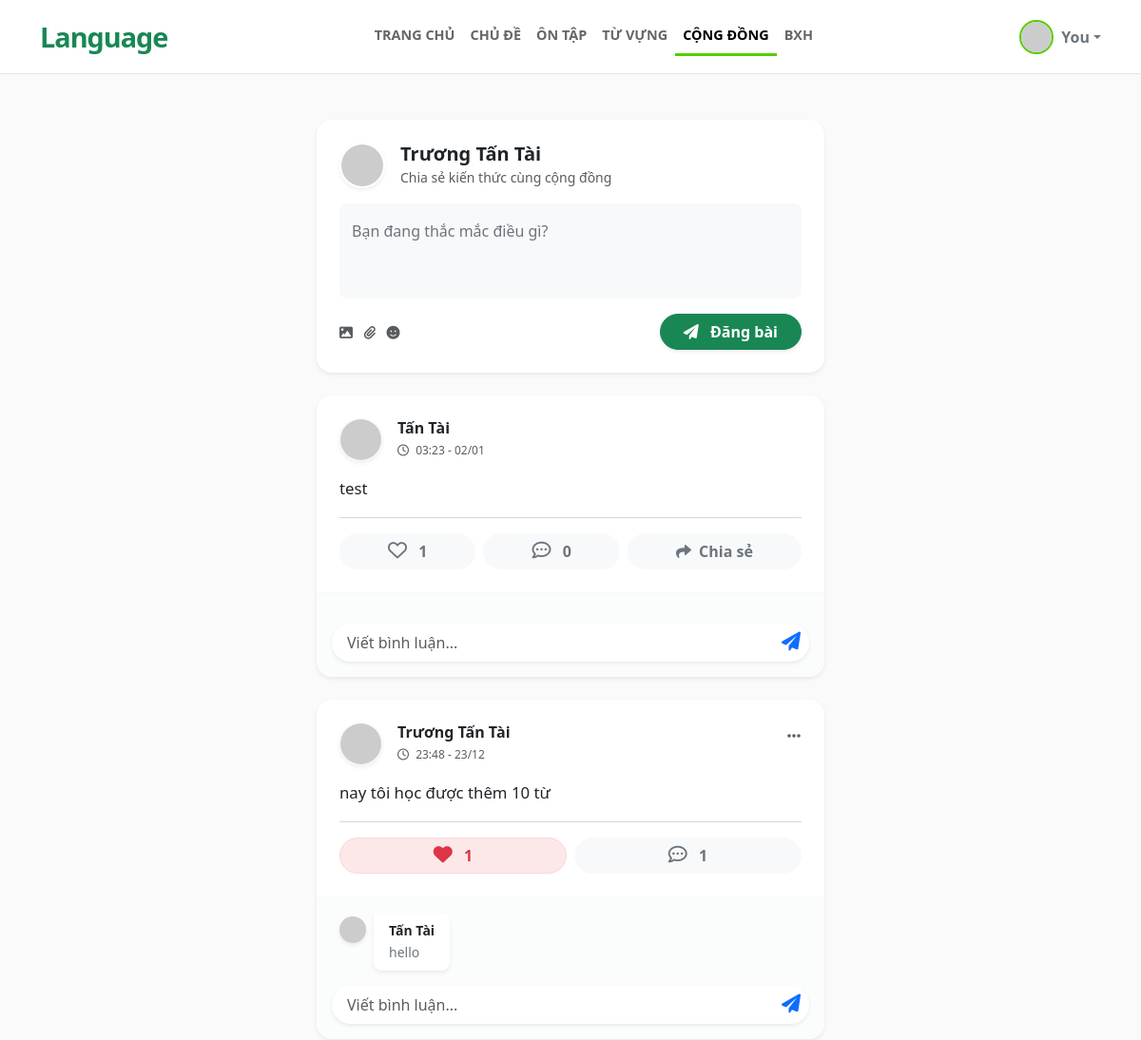
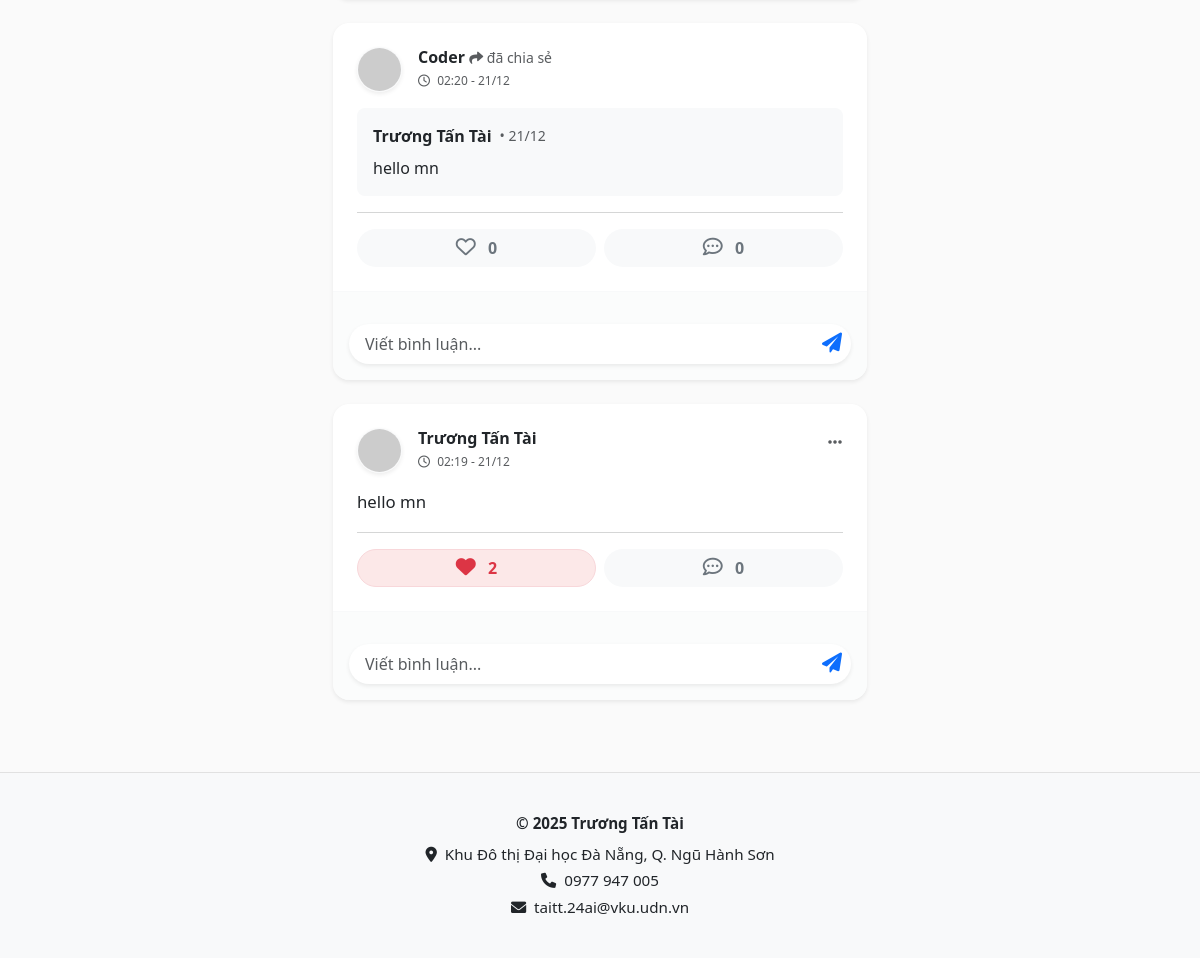
Screenshot of /community (signed in) with the database file from the repository (2 pictures, top to bottom).
### app.py (models this page shows)
class User(db.Model):
    id = db.Column(db.Integer, primary_key=True)
    username = db.Column(db.String(20), unique=True, nullable=False)
    email = db.Column(db.String(120), unique=True, nullable=False)
    fullname = db.Column(db.String(100), nullable=False)
    password = db.Column(db.String(60), nullable=False)
    posts = db.relationship('Post', backref='author', lazy=True)
    comments = db.relationship('Comment', backref='author', lazy=True)

class Post(db.Model):
    id = db.Column(db.Integer, primary_key=True)
    content = db.Column(db.Text, nullable=True)
    date_posted = db.Column(db.DateTime, nullable=False, default=datetime.now)
    user_id = db.Column(db.Integer, db.ForeignKey('user.id'), nullable=False)
    original_post_id = db.Column(db.Integer, db.ForeignKey('post.id'), nullable=True)
    shares = db.relationship('Post',
                             backref=db.backref('original', remote_side=[id]),
                             cascade="all, delete-orphan")
    comments = db.relationship('Comment', backref='post', lazy=True, cascade="all, delete-orphan")
    likes = db.relationship('Like', backref='post', lazy=True, cascade="all, delete-orphan")
    def is_liked_by(self, user_id):
        return Like.query.filter_by(user_id=user_id, post_id=self.id).first() is not None

class Comment(db.Model):
    id = db.Column(db.Integer, primary_key=True)
    content = db.Column(db.Text, nullable=False)
    date_posted = db.Column(db.DateTime, nullable=False, default=datetime.now)
    user_id = db.Column(db.Integer, db.ForeignKey('user.id'), nullable=False)
    post_id = db.Column(db.Integer, db.ForeignKey('post.id'), nullable=False)

### app.py (the view)
@app.route('/community')
def community():
    if 'user' not in session: return redirect(url_for('login'))
    posts = Post.query.order_by(Post.date_posted.desc()).all()
    current_user = User.query.filter_by(username=session['user']).first()
    if not current_user:
        session.pop('user', None)
        return redirect(url_for('login'))
    return render_template('community.html', page_name='community', posts=posts, current_user=current_user)

### templates/community.html (shortened to what this page needs)
{% extends "base.html" %}
{% block content %}
<div class="container py-4">
    <div class="row justify-content-center">
        <div class="col-md-8 col-lg-6">
            <div class="card border-0 shadow-sm rounded-4 mb-4 overflow-hidden">
                <div class="card-body p-4">
                    <div class="d-flex align-items-center mb-3">
                        <img src="https://ui-avatars.com/api/?name={{ current_user.fullname }}&background=58cc02&color=fff"
                             class="rounded-circle me-3 border border-2 border-white shadow-sm" width="48" height="48">
                        <div>
                            <h5 class="fw-bold mb-0 text-dark">
                                <a href="/profile/{{ current_user.username }}" class="text-decoration-none text-dark">
                                    {{ current_user.fullname }}
                                </a>
                            </h5>
                            <small class="text-muted">Chia sẻ kiến thức cùng cộng đồng</small>
                        </div>
                    </div>
                    <form action="/create_post" method="POST">
                        <div class="form-floating mb-3">
                            <textarea name="content" class="form-control bg-light border-0 rounded-3"
                                      placeholder="Bạn đang nghĩ gì?" id="postContent" style="height: 100px; resize: none;" required></textarea>
                            <label for="postContent" class="text-secondary">Bạn đang thắc mắc điều gì?</label>
                        </div>
                        <div class="d-flex justify-content-between align-items-center">
                            <div class="text-muted small">
                                <i class="fas fa-image me-2 cursor-pointer hover-icon"></i>
                                <i class="fas fa-paperclip me-2 cursor-pointer hover-icon"></i>
                                <i class="fas fa-smile me-2 cursor-pointer hover-icon"></i>
                            </div>
                            <button type="submit" class="btn btn-success rounded-pill px-4 fw-bold shadow-sm transition-hover">
                                <i class="fas fa-paper-plane me-2"></i> Đăng bài
                            </button>
                        </div>
                    </form>
                </div>
            </div>
            {% for post in posts %}
            <div class="card border-0 shadow-sm rounded-4 mb-4 post-card animate-fade-in">
                <div class="card-body p-4">
                    <div class="d-flex justify-content-between align-items-start mb-3">
                        <div class="d-flex align-items-center">
                            <img src="https://ui-avatars.com/api/?name={{ post.author.fullname }}&background={{ (loop.index * 123) % 360 }}&color=fff"
                                 class="rounded-circle me-3 border border-1 border-light shadow-sm" width="45" height="45">
                            <div>
                                <h6 class="fw-bold text-dark mb-0">
                                    <a href="/profile/{{ post.author.username }}" class="text-decoration-none text-dark">{{ post.author.fullname }}</a>
                                    {% if post.original %}
                                        <span class="fw-normal text-muted small"> <i class="fas fa-share"></i> đã chia sẻ</span>
                                    {% endif %}
                                </h6>
                                <small class="text-muted" style="font-size: 0.75rem;">
                                    <i class="far fa-clock me-1"></i> {{ post.date_posted.strftime('%H:%M - %d/%m') }}
                                </small>
                            </div>
                        </div>
                        {% if post.author.username == session['user'] %}
                        <div class="dropdown">
                            <button class="btn btn-link text-muted p-0" type="button" data-bs-toggle="dropdown">
                                <i class="fas fa-ellipsis-h"></i>
                            </button>
                        </div>
                        {% endif %}
                    </div>
                    {% if post.content %}
                    <p class="card-text text-dark mb-3" style="font-size: 1.05rem; line-height: 1.6;">
                        {{ post.content }}
                    </p>
                    {% endif %}
                    {% if post.original %}
                    <div class="card bg-light border-0 rounded-3 mb-3 p-3">
                        <div class="d-flex align-items-center mb-2">
                            <div class="fw-bold">{{ post.original.author.fullname }}</div>
                            <small class="text-muted ms-2">• {{ post.original.date_posted.strftime('%d/%m') }}</small>
                        </div>
                        <div>{{ post.original.content }}</div>
                    </div>
                    {% endif %}
                    <hr class="text-muted opacity-10 my-3">
                    <div class="d-flex gap-2">
                        <a href="/like/{{ post.id }}" class="btn btn-light rounded-pill px-3 flex-grow-1 action-btn {% if post.is_liked_by(current_user.id) %}active-like{% endif %}">
                            <i class="{% if post.is_liked_by(current_user.id) %}fas text-danger heart-beat{% else %}far text-secondary{% endif %} fa-heart fs-5 me-2"></i>
                            <span class="fw-bold {% if post.is_liked_by(current_user.id) %}text-danger{% else %}text-secondary{% endif %}">
                                {{ post.likes|length }}
                            </span>
                        </a>
                        <button class="btn btn-light rounded-pill px-3 flex-grow-1 action-btn">
                            <i class="far fa-comment-dots fs-5 me-2 text-secondary"></i>
                            <span class="fw-bold text-secondary">{{ post.comments|length }}</span>
                        </button>
                        {% if not post.original and post.author.username != session['user'] %}
                        <a href="javascript:void(0);"
                           data-share-url="/share_post/{{ post.id }}"
                           class="btn btn-light rounded-pill px-3 flex-grow-1 action-btn"
                           onclick="confirmShare(this)">
                            <i class="fas fa-share text-secondary"></i>
                            <span class="ms-1 fw-bold text-secondary">Chia sẻ</span>
                        </a>
                        {% endif %}
                    </div>
                </div>
                <div class="bg-light bg-opacity-50 p-3 rounded-bottom-4 border-top border-light">
                    <div class="comments-list mb-3 px-2">
                        {% for comment in post.comments %}
                        <div class="d-flex mb-2 align-items-start">
                            <img src="https://ui-avatars.com/api/?name={{ comment.author.fullname }}&background={{ (loop.index * 53) % 360 }}&size=28&color=fff"
                                 class="rounded-circle me-2 mt-1 shadow-sm" width="28" height="28">
                            <div class="bg-white p-2 px-3 rounded-3 shadow-sm d-inline-block" style="border-top-left-radius: 0 !important; max-width: 85%;">
                                <div class="fw-bold text-dark small mb-0">{{ comment.author.fullname }}</div>
                                <span class="text-secondary small">{{ comment.content }}</span>
                            </div>
                        </div>
                        {% endfor %}
                    </div>
                    <form action="/comment/{{ post.id }}" method="POST" class="position-relative">
                        <input type="text" name="content" class="form-control rounded-pill ps-3 pe-5 py-2 border-0 shadow-sm"
                               placeholder="Viết bình luận..." required>
                        <button type="submit" class="btn btn-link text-primary position-absolute top-50 end-0 translate-middle-y me-2 p-0 hover-scale">
                            <i class="fas fa-paper-plane fs-5"></i>
                        </button>
                    </form>
                </div>
            </div>
            {% endfor %}
        </div>
    </div>
</div>
{% endblock %}

### static/css/style.css (style rules this page uses)
body { background-color: #fafafa; }
.cursor-pointer { cursor: pointer; }
.hover-scale { transition: transform 0.3s ease; }
.animate-fade-in { animation: fadeIn 0.5s ease-out forwards; opacity: 0; transform: translateY(10px); }
.transition-hover { transition: transform 0.2s; }
.post-card { transition: box-shadow 0.3s ease; }
.action-btn { transition: background-color 0.2s; border: 1px solid transparent; }
.active-like { background-color: #fce8e8; border-color: #f8d7da; }
.heart-beat { animation: heartBeat 0.3s ease-in-out; }
.post-card:nth-child(2) { animation-delay: 0.2s; }
.post-card:nth-child(3) { animation-delay: 0.3s; }
.text-primary { color: #0d6efd !important; }

### rows the page displays
User: fullname "Trương Tấn Tài"
Post: author.fullname "Tấn Tài", date_posted "03:23 - 02/01", content "test", likes|length "1", comments|length "0"
Post: author.fullname "Trương Tấn Tài", date_posted "23:48 - 23/12", content "nay tôi học được thêm 10 từ", likes|length "1", comments|length "1"
Comment: author.fullname "Tấn Tài", content "hello"
Post: author.fullname "Coder", shows "đã chia sẻ", date_posted "02:20 - 21/12", original.author.fullname "Trương Tấn Tài", original.date_posted "21/12", original.content "hello mn", likes|length "0", comments|length "0"
Post: author.fullname "Trương Tấn Tài", date_posted "02:19 - 21/12", content "hello mn", likes|length "2", comments|length "0"

### other values shown
{{ session.get('short_name', 'You') }} "You"
